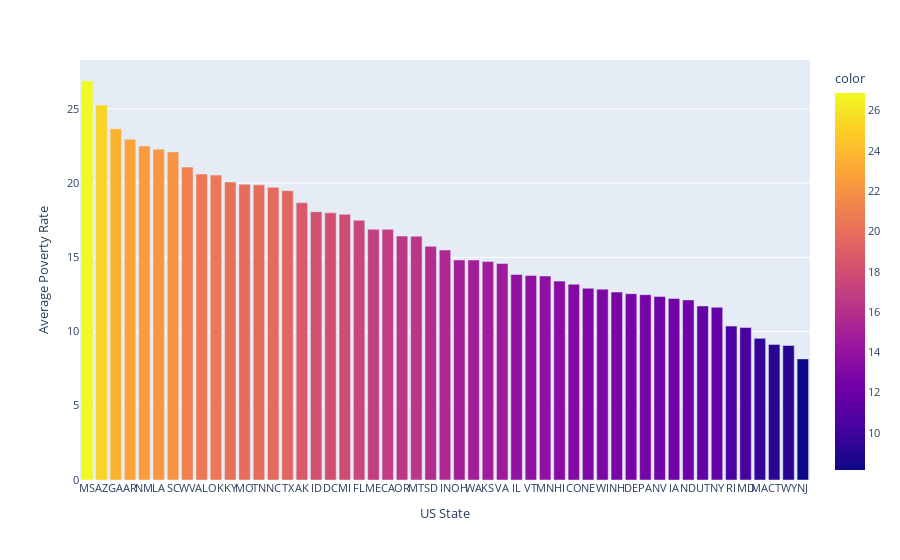

The cell this chart's notebook holds for it:
### Code cell
bar = px.bar(x=poverty_dataframe['States'], y=poverty_dataframe['Poverty'], color=poverty_dataframe['Poverty'], color_continuous_scale='plasma')
bar.update_layout(xaxis_title = 'US State', yaxis_title = 'Average Poverty Rate', font_size=10.5)
bar.update_xaxes(tickangle=0)
bar.show()

### Figure 1 — Plotly figure (JSON) as saved in the notebook; plotly's stock layout.template omitted (floating-point values rounded to 4 significant figures)
{"data": [{"alignmentgroup": "True", "hovertemplate": "x=%{x}<br>y=%{y}<br>color=%{marker.color}<extra></extra>", "legendgroup": "", "marker": {"color": [26.88, 25.27, 23.66, 22.96, 22.51, 22.29, 22.11, 21.08, 20.61, 20.55, 20.08, 19.93, 19.89, 19.72, 19.5, 18.68, 18.08, 18, 17.9, 17.51, 16.89, 16.89, 16.44, 16.42, 15.75, 15.5, 14.83, 14.83, 14.72, 14.59, 13.85, 13.79, 13.75, 13.4, 13.19, 12.92, 12.86, 12.66, 12.56, 12.49, 12.37, 12.23, 12.13, 11.72, 11.64, 10.37, 10.27, 9.546, 9.137, 9.064, 8.161], "coloraxis": "coloraxis", "pattern": {"shape": ""}}, "name": "", "offsetgroup": "", "orientation": "v", "showlegend": false, "textposition": "auto", "type": "bar", "x": ["MS", "AZ", "GA", "AR", "NM", "LA", "SC", "WV", "AL", "OK", "KY", "MO", "TN", "NC", "TX", "AK", "ID", "DC", "MI", "FL", "ME", "CA", "OR", "MT", "SD", "IN", "OH", "WA", "KS", "VA", "IL", "VT", "MN", "HI", "CO", "NE", "WI", "NH", "DE", "PA", "NV", "IA", "ND", "UT", "NY", "RI", "MD", "MA", "CT", "WY", "NJ"], "xaxis": "x", "y": [26.88, 25.27, 23.66, 22.96, 22.51, 22.29, 22.11, 21.08, 20.61, 20.55, 20.08, 19.93, 19.89, 19.72, 19.5, 18.68, 18.08, 18, 17.9, 17.51, 16.89, 16.89, 16.44, 16.42, 15.75, 15.5, 14.83, 14.83, 14.72, 14.59, 13.85, 13.79, 13.75, 13.4, 13.19, 12.92, 12.86, 12.66, 12.56, 12.49, 12.37, 12.23, 12.13, 11.72, 11.64, 10.37, 10.27, 9.546, 9.137, 9.064, 8.161], "yaxis": "y"}], "layout": {"barmode": "relative", "coloraxis": {"colorbar": {"title": {"text": "color"}}, "colorscale": [[0, "#0d0887"], [0.1111, "#46039f"], [0.2222, "#7201a8"], [0.3333, "#9c179e"], [0.4444, "#bd3786"], [0.5556, "#d8576b"], [0.6667, "#ed7953"], [0.7778, "#fb9f3a"], [0.8889, "#fdca26"], [1, "#f0f921"]]}, "font": {"size": 10.5}, "legend": {"tracegroupgap": 0}, "margin": {"t": 60}, "xaxis": {"anchor": "y", "domain": [0, 1], "tickangle": 0, "title": {"text": "US State"}}, "yaxis": {"anchor": "x", "domain": [0, 1], "title": {"text": "Average Poverty Rate"}}}}
